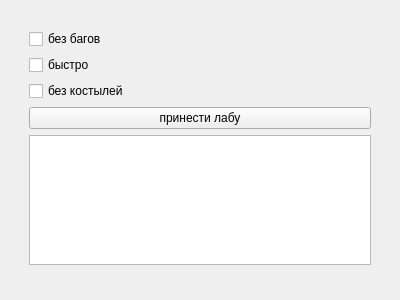
<?xml version="1.0" encoding="UTF-8"?>
<ui version="4.0">
 <class>CaravanPage</class>
 <widget class="QWidget" name="CaravanPage">
  <property name="geometry">
   <rect>
    <x>0</x>
    <y>0</y>
    <width>400</width>
    <height>300</height>
   </rect>
  </property>
  <property name="windowTitle">
   <string>Form</string>
  </property>
  <layout class="QGridLayout" name="gridLayout">
   <item row="0" column="0">
    <widget class="QWidget" name="caravanPage" native="true">
     <layout class="QGridLayout" name="gridLayout_3" rowminimumheight="0" columnminimumwidth="0">
      <item row="0" column="0">
       <widget class="QWidget" name="widget" native="true">
        <layout class="QGridLayout" name="gridLayout_4">
         <item row="1" column="0">
          <widget class="QCheckBox" name="checkBox_2">
           <property name="text">
            <string>быстро</string>
           </property>
          </widget>
         </item>
         <item row="2" column="0">
          <widget class="QCheckBox" name="checkBox_3">
           <property name="text">
            <string>без костылей</string>
           </property>
          </widget>
         </item>
         <item row="0" column="0">
          <widget class="QCheckBox" name="checkBox">
           <property name="text">
            <string>без багов</string>
           </property>
          </widget>
         </item>
         <item row="5" column="0">
          <widget class="ScaleArea" name="widget_2" native="true"/>
         </item>
         <item row="3" column="0">
          <widget class="QPushButton" name="easterEGG">
           <property name="text">
            <string>принести лабу</string>
           </property>
          </widget>
         </item>
         <item row="4" column="0">
          <widget class="QGraphicsView" name="graphicsView"/>
         </item>
        </layout>
       </widget>
      </item>
     </layout>
    </widget>
   </item>
  </layout>
 </widget>
 <customwidgets>
  <customwidget>
   <class>ScaleArea</class>
   <extends>QWidget</extends>
   <header>scalearea.h</header>
   <container>1</container>
  </customwidget>
 </customwidgets>
 <resources/>
 <connections/>
</ui>
